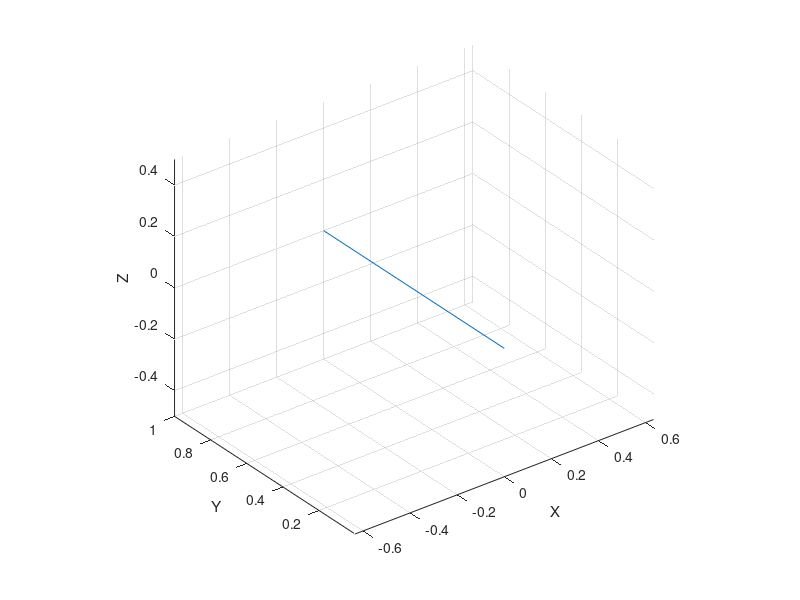

Recreate this plot in MATLAB. (Note: this script raises an error after producing the figure.)
axis equal; view(3); axis tight; grid on;
xlabel('X');
ylabel('Y');
zlabel('Z');

handle = line([0,0],[0,1],[0,0]);
init = [handle.XData', handle.YData', handle.ZData'];
e
for i = 1:500
    rotateAtPivotFrom(handle, init, [i, 0, 0],[0, 0, 0])
    pause(0.05);
end





%{
%Example coordinates
y=0:0.2:2*pi;
x=sin(y);
z=cos(y);
%Vertices matrix
V=[x(:) y(:) z(:)];
%V_centre=mean(V,1); %Centre, of line
V_centre=[10, 10, 10];
Vc=V-ones(size(V,1),1)*V_centre; %Centering coordinates
a=30; %Angle in degrees
a_rad=((a*pi)./180); %Angle in radians
E=[0  a_rad a_rad]; %Euler angles for X,Y,Z-axis rotations
%Direction Cosines (rotation matrix) construction
Rx=[1        0        0;...
    0        cos(E(1))  -sin(E(1));...
    0        sin(E(1))  cos(E(1))]; %X-Axis rotation
Ry=[cos(E(2))  0        sin(E(2));...
    0        1        0;...
    -sin(E(2)) 0        cos(E(2))]; %Y-axis rotation
Rz=[cos(E(3))  -sin(E(3)) 0;...
    sin(E(3))  cos(E(3))  0;...
    0        0        1]; %Z-axis rotation
R=Rx*Ry*Rz; %Rotation matrix
Vrc=[R*Vc']'; %Rotating centred coordinates
Vruc=[R*V']'; %Rotating un-centred coordinates
Vr=Vrc+ones(size(V,1),1)*V_centre; %Shifting back to original location
figure;
plot3(V(:,1),V(:,2),V(:,3),'k.-','MarkerSize',25);  hold on; %Original
plot3(Vr(:,1),Vr(:,2),Vr(:,3),'r.-','MarkerSize',25); %Rotated around centre of line
plot3(Vruc(:,1),Vruc(:,2),Vruc(:,3),'b.-','MarkerSize',25); %Rotated around origin
axis equal; view(3); axis tight; grid on;
xlabel('X');
ylabel('Y');
zlabel('Z');
%}